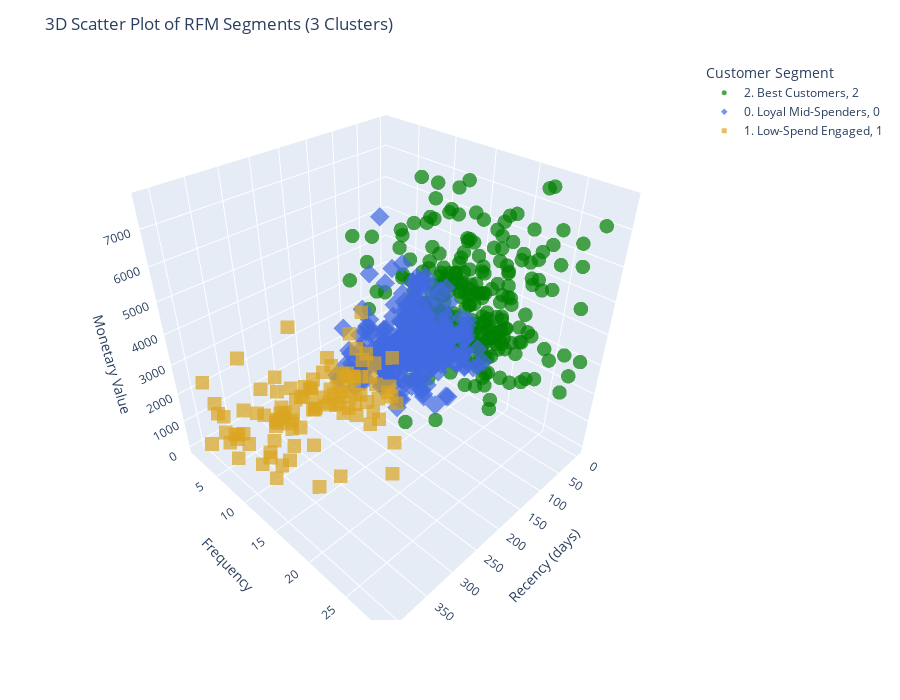

Notebook cell for this chart:
### Code cell
import plotly.express as px

# Step 1: Use your preferred segment names
segment_map = {
    2: "2. Best Customers",
    0: "0. Loyal Mid-Spenders",
    1: "1. Low-Spend Engaged",
    3: "3. At-Risk Customers"
}
rfm_no_outliers["Segment"] = rfm_no_outliers["Cluster_Id"].map(segment_map)

# Step 2: Define matching color map
color_map = {
    "2. Best Customers": "green",
    "0. Loyal Mid-Spenders": "royalblue",
    "1. Low-Spend Engaged": "goldenrod",
    "3. At-Risk Customers": "crimson"
}

# Step 3: Create the 3D scatter plot
fig_3d = px.scatter_3d(
    rfm_no_outliers,
    x="recency",
    y="frequency",
    z="monetary",
    color="Segment",
    symbol="Cluster_Id",
    hover_data=["CustomerID", "recency", "frequency", "monetary"],
    color_discrete_map=color_map,
    width=900,
    height=700,
    opacity=0.7
)

# Step 4: Customize hover template and marker size
fig_3d.update_traces(
    marker=dict(size=5),
    hovertemplate="<b>Customer ID:</b> %{customdata[0]}<br>"
                  "<b>Recency:</b> %{x}<br>"
                  "<b>Frequency:</b> %{y}<br>"
                  "<b>Monetary:</b> %{z}<br>"
                  "<extra></extra>"
)

# Step 5: Update layout and axis labels
fig_3d.update_layout(
    title="3D Scatter Plot of RFM Segments (3 Clusters)",
    legend_title="Customer Segment",
    scene=dict(
        xaxis_title="Recency (days)",
        yaxis_title="Frequency",
        zaxis_title="Monetary Value"
    )
)

fig_3d.show()


# Save the interactive plot to an HTML file
fig_3d.write_html("rfm_3d_clusters_3_segments.html")

### Figure 1 — Plotly figure (JSON) as saved in the notebook; plotly's stock layout.template omitted (floating-point values rounded to 4 significant figures; data arrays with more than 128 entries replaced by an {"elided": "..."} marker saying what was removed)
{"data": [{"customdata": {"elided": "245x1 str values"}, "hovertemplate": "<b>Customer ID:</b> %{customdata[0]}<br><b>Recency:</b> %{x}<br><b>Frequency:</b> %{y}<br><b>Monetary:</b> %{z}<br><extra></extra>", "legendgroup": "2. Best Customers, 2", "marker": {"color": "green", "opacity": 0.7, "size": 5, "symbol": "circle"}, "mode": "markers", "name": "2. Best Customers, 2", "scene": "scene", "showlegend": true, "type": "scatter3d", "x": {"elided": "245 int values"}, "y": {"elided": "245 int values"}, "z": {"elided": "245 float values"}}, {"customdata": {"elided": "319x1 str values"}, "hovertemplate": "<b>Customer ID:</b> %{customdata[0]}<br><b>Recency:</b> %{x}<br><b>Frequency:</b> %{y}<br><b>Monetary:</b> %{z}<br><extra></extra>", "legendgroup": "0. Loyal Mid-Spenders, 0", "marker": {"color": "royalblue", "opacity": 0.7, "size": 5, "symbol": "diamond"}, "mode": "markers", "name": "0. Loyal Mid-Spenders, 0", "scene": "scene", "showlegend": true, "type": "scatter3d", "x": {"elided": "319 int values"}, "y": {"elided": "319 int values"}, "z": {"elided": "319 float values"}}, {"customdata": [["AA-10480"], ["AC-10420"], ["AC-10660"], ["AG-10270"], ["AH-10465"], ["AS-10240"], ["BD-11560"], ["BD-11770"], ["BE-11455"], ["BM-11785"], ["BS-11800"], ["BT-11305"], ["BT-11395"], ["BV-11245"], ["BW-11065"], ["BW-11200"], ["CA-12055"], ["CD-12790"], ["CG-12520"], ["CJ-11875"], ["CM-12235"], ["CS-12175"], ["CV-12295"], ["DA-13450"], ["DB-12970"], ["DB-13360"], ["DB-13405"], ["DN-13690"], ["DP-13390"], ["DW-13585"], ["EH-13945"], ["EH-13990"], ["EJ-13720"], ["EN-13780"], ["FC-14335"], ["FH-14350"], ["FW-14395"], ["GH-14485"], ["HM-14980"], ["IM-15055"], ["IM-15070"], ["JC-15385"], ["JD-16060"], ["JE-15475"], ["JF-15295"], ["JG-15805"], ["JH-15820"], ["JH-16180"], ["JK-15325"], ["JO-15550"], ["KB-16315"], ["KC-16255"], ["KD-16615"], ["KS-16300"], ["KT-16465"], ["LH-17020"], ["LH-17155"], ["LL-16840"], ["LM-17065"], ["LS-16945"], ["LW-17125"], ["MA-17995"], ["MC-17425"], ["MC-17635"], ["MC-18130"], ["MG-18205"], ["MH-17440"], ["MK-18160"], ["MO-17950"], ["MT-18070"], ["MZ-17515"], ["NC-18340"], ["NC-18625"], ["ND-18460"], ["NH-18610"], ["NM-18520"], ["NP-18685"], ["NR-18550"], ["ON-18715"], ["PF-19165"], ["PM-18940"], ["RC-19825"], ["RE-19450"], ["RF-19345"], ["RM-19375"], ["RM-19750"], ["SB-20170"], ["SG-20470"], ["SG-20890"], ["SJ-20500"], ["SP-20545"], ["SP-20650"], ["TB-21250"], ["TB-21595"], ["TG-21310"], ["TH-21100"], ["TP-21565"], ["TR-21325"], ["TS-21085"], ["TS-21340"], ["TS-21655"], ["TT-21220"], ["TT-21265"], ["VG-21805"], ["VS-21820"], ["ZD-21925"]], "hovertemplate": "<b>Customer ID:</b> %{customdata[0]}<br><b>Recency:</b> %{x}<br><b>Frequency:</b> %{y}<br><b>Monetary:</b> %{z}<br><extra></extra>", "legendgroup": "1. Low-Spend Engaged, 1", "marker": {"color": "goldenrod", "opacity": 0.7, "size": 5, "symbol": "square"}, "mode": "markers", "name": "1. Low-Spend Engaged, 1", "scene": "scene", "showlegend": true, "type": "scatter3d", "x": [259, 232, 282, 278, 230, 192, 278, 327, 254, 218, 265, 336, 302, 334, 212, 203, 401, 399, 338, 365, 385, 232, 254, 352, 241, 264, 187, 217, 358, 242, 217, 405, 302, 287, 184, 212, 362, 387, 247, 409, 390, 175, 300, 193, 225, 223, 174, 404, 287, 215, 296, 407, 289, 295, 391, 239, 385, 249, 391, 178, 205, 186, 399, 189, 369, 264, 376, 240, 180, 203, 282, 224, 204, 183, 189, 244, 406, 210, 410, 196, 386, 369, 302, 390, 345, 299, 201, 183, 226, 253, 327, 386, 349, 285, 337, 344, 350, 193, 357, 226, 238, 183, 406, 286, 221, 202], "y": [12, 5, 6, 14, 8, 13, 4, 10, 13, 14, 8, 9, 10, 14, 3, 10, 10, 15, 5, 1, 8, 8, 13, 8, 14, 6, 14, 11, 14, 10, 17, 8, 8, 9, 10, 14, 3, 3, 7, 4, 21, 4, 6, 13, 14, 9, 8, 5, 4, 11, 22, 10, 13, 4, 14, 6, 19, 12, 7, 14, 5, 12, 10, 8, 11, 2, 9, 11, 4, 11, 10, 17, 9, 8, 11, 15, 7, 13, 15, 10, 4, 10, 9, 16, 9, 2, 7, 14, 5, 7, 10, 15, 19, 7, 9, 7, 10, 7, 2, 12, 14, 15, 3, 6, 8, 9], "z": [1791.0, 925.8, 657.3, 2583.0, 2495.0, 584.6, 320.5, 658.5, 1728.0, 1339.0, 949.4, 2568.0, 2187.0, 1523.0, 385.5, 1738.0, 1680.0, 1861.0, 1149.0, 16.52, 2306.0, 844.5, 2831.0, 156.8, 2839.0, 1081.0, 1712.0, 2140.0, 5481.0, 1205.0, 684.2, 825.9, 2162.0, 2199.0, 3889.0, 2271.0, 79.75, 1361.0, 736.3, 2873.0, 4930.0, 1058.0, 695.4, 1389.0, 955.1, 1507.0, 528.9, 2256.0, 383.8, 1091.0, 1569.0, 2121.0, 2244.0, 88.47, 3057.0, 318.2, 1740.0, 2741.0, 1347.0, 2845.0, 1259.0, 2453.0, 4432.0, 795.2, 1582.0, 16.74, 400.0, 1032.0, 154.3, 1319.0, 2565.0, 2461.0, 1822.0, 2893.0, 2673.0, 2162.0, 1229.0, 2367.0, 1568.0, 2770, 1405.0, 966.4, 876.7, 3309.0, 1453.0, 98.35, 1348.0, 1885.0, 47.95, 1319.0, 1306.0, 1872.0, 1602.0, 1388.0, 3058.0, 2423.0, 1937.0, 675.9, 4.833, 974.8, 3368.0, 1427.0, 439.5, 427.4, 1056.0, 1494.0]}], "layout": {"height": 700, "legend": {"title": {"text": "Customer Segment"}, "tracegroupgap": 0}, "margin": {"t": 60}, "scene": {"domain": {"x": [0, 1], "y": [0, 1]}, "xaxis": {"title": {"text": "Recency (days)"}}, "yaxis": {"title": {"text": "Frequency"}}, "zaxis": {"title": {"text": "Monetary Value"}}}, "title": {"text": "3D Scatter Plot of RFM Segments (3 Clusters)"}, "width": 900}}
